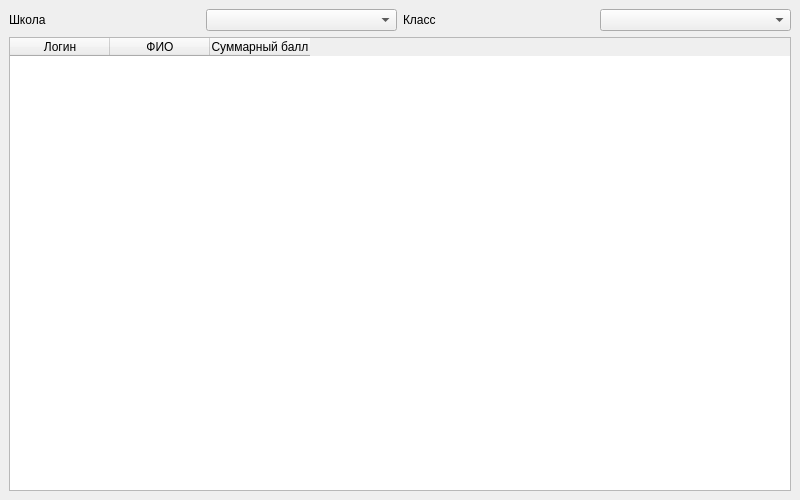
<?xml version="1.0" encoding="UTF-8"?>
<ui version="4.0">
 <class>MainWindow</class>
 <widget class="QMainWindow" name="MainWindow">
  <property name="geometry">
   <rect><x>0</x><y>0</y><width>800</width><height>500</height></rect>
  </property>
  <property name="windowTitle"><string>Результаты олимпиады</string></property>
  <widget class="QWidget" name="centralwidget">
   <layout class="QVBoxLayout" name="verticalLayout">
    <item>
     <layout class="QHBoxLayout" name="horizontalLayout">
      <item><widget class="QLabel" name="schoolLabel"><property name="text"><string>Школа</string></property></widget></item>
      <item><widget class="QComboBox" name="schoolBox"/></item>
      <item><widget class="QLabel" name="classLabel"><property name="text"><string>Класс</string></property></widget></item>
      <item><widget class="QComboBox" name="classBox"/></item>
     </layout>
    </item>
    <item><widget class="QTableWidget" name="tableWidget">
     <property name="editTriggers"><set>QAbstractItemView::NoEditTriggers</set></property>
     <property name="columnCount"><number>3</number></property>
     <column><property name="text"><string>Логин</string></property></column>
     <column><property name="text"><string>ФИО</string></property></column>
     <column><property name="text"><string>Суммарный балл</string></property></column>
    </widget></item>
   </layout>
  </widget>
 </widget>
 <resources/>
 <connections/>
</ui>
